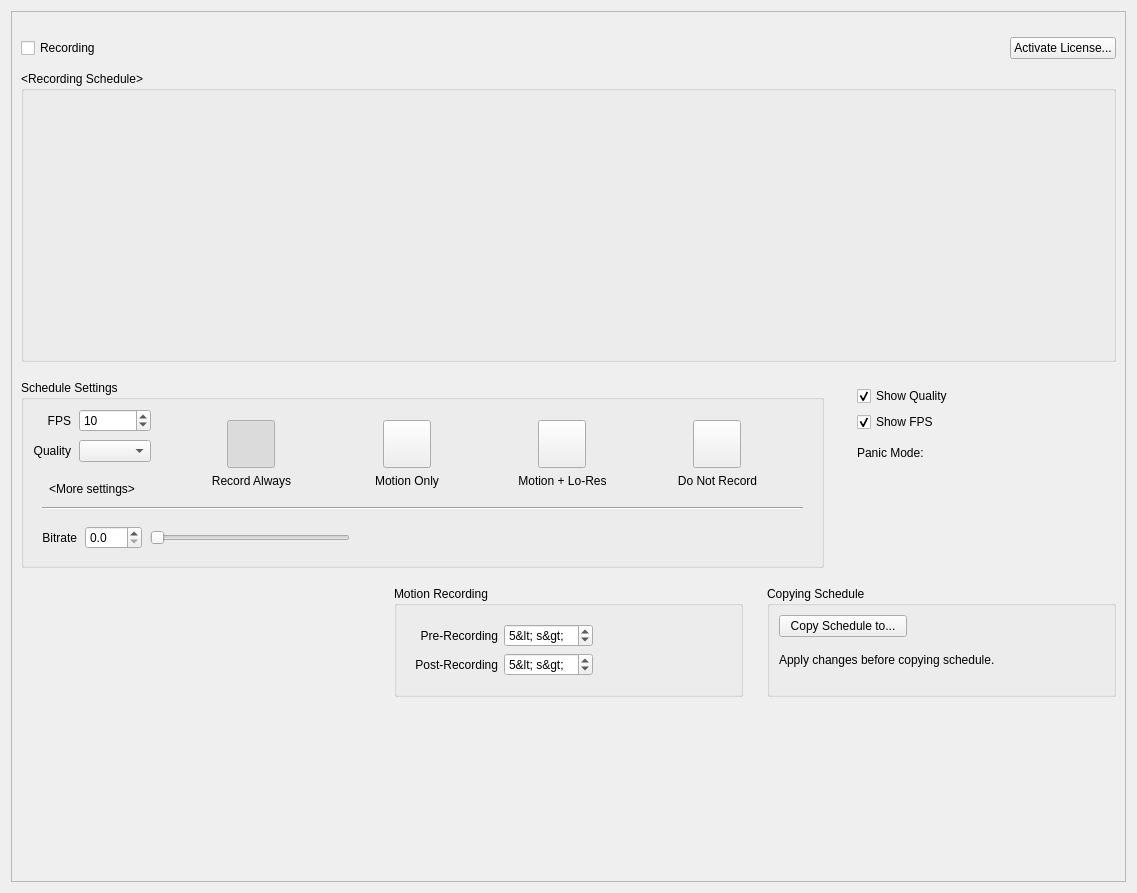
<?xml version="1.0" encoding="UTF-8"?>
<ui version="4.0">
 <class>LegacyCameraScheduleWidget</class>
 <widget class="QWidget" name="LegacyCameraScheduleWidget">
  <property name="geometry">
   <rect>
    <x>0</x>
    <y>0</y>
    <width>1137</width>
    <height>893</height>
   </rect>
  </property>
  <layout class="QVBoxLayout" name="verticalLayout_6">
   <item>
    <widget class="QScrollArea" name="scrollArea">
     <property name="horizontalScrollBarPolicy">
      <enum>Qt::ScrollBarAlwaysOff</enum>
     </property>
     <property name="widgetResizable">
      <bool>true</bool>
     </property>
     <property name="alignment">
      <set>Qt::AlignLeading|Qt::AlignLeft|Qt::AlignTop</set>
     </property>
     <widget class="QWidget" name="scrollAreaWidgetContents">
      <property name="geometry">
       <rect>
        <x>0</x>
        <y>0</y>
        <width>1109</width>
        <height>865</height>
       </rect>
      </property>
      <layout class="QVBoxLayout" name="verticalLayout_7" stretch="0,0,0,0,0,0,1">
       <item>
        <spacer name="verticalSpacer_8">
         <property name="orientation">
          <enum>Qt::Vertical</enum>
         </property>
         <property name="sizeType">
          <enum>QSizePolicy::Fixed</enum>
         </property>
         <property name="sizeHint" stdset="0">
          <size>
           <width>20</width>
           <height>16</height>
          </size>
         </property>
        </spacer>
       </item>
       <item>
        <layout class="QHBoxLayout" name="topButtonsLayout">
         <item>
          <widget class="QCheckBox" name="enableRecordingCheckBox">
           <property name="text">
            <string>Recording</string>
           </property>
           <property name="tristate">
            <bool>true</bool>
           </property>
          </widget>
         </item>
         <item>
          <spacer name="horizontalSpacer">
           <property name="orientation">
            <enum>Qt::Horizontal</enum>
           </property>
           <property name="sizeHint" stdset="0">
            <size>
             <width>40</width>
             <height>20</height>
            </size>
           </property>
          </spacer>
         </item>
         <item>
          <widget class="QPushButton" name="licensesButton">
           <property name="text">
            <string>Activate License...</string>
           </property>
          </widget>
         </item>
        </layout>
       </item>
       <item>
        <widget class="QnLicensesUsageWidget" name="licensesUsageWidget" native="true"/>
       </item>
       <item>
        <layout class="QVBoxLayout" name="recordingScheduleLayout">
         <property name="topMargin">
          <number>0</number>
         </property>
         <item>
          <widget class="QGroupBox" name="scheduleGridGroupBox">
           <property name="title">
            <string notr="true">&lt;Recording Schedule&gt;</string>
           </property>
           <property name="flat">
            <bool>true</bool>
           </property>
           <layout class="QVBoxLayout" name="scheduleGridLayout">
            <item>
             <widget class="QnScheduleGridWidget" name="gridWidget" native="true">
              <property name="enabled">
               <bool>true</bool>
              </property>
              <property name="sizePolicy">
               <sizepolicy hsizetype="MinimumExpanding" vsizetype="MinimumExpanding">
                <horstretch>0</horstretch>
                <verstretch>0</verstretch>
               </sizepolicy>
              </property>
              <property name="minimumSize">
               <size>
                <width>0</width>
                <height>250</height>
               </size>
              </property>
             </widget>
            </item>
           </layout>
          </widget>
         </item>
        </layout>
       </item>
       <item>
        <layout class="QHBoxLayout" name="scheduleSettingsLayout" stretch="3,1">
         <property name="spacing">
          <number>24</number>
         </property>
         <property name="topMargin">
          <number>12</number>
         </property>
         <item>
          <widget class="QGroupBox" name="settingsGroupBox">
           <property name="title">
            <string>Schedule Settings</string>
           </property>
           <layout class="QGridLayout" name="gridLayout_4">
            <property name="bottomMargin">
             <number>0</number>
            </property>
            <property name="verticalSpacing">
             <number>0</number>
            </property>
            <item row="0" column="0">
             <layout class="QFormLayout" name="formLayout">
              <property name="fieldGrowthPolicy">
               <enum>QFormLayout::AllNonFixedFieldsGrow</enum>
              </property>
              <property name="labelAlignment">
               <set>Qt::AlignRight|Qt::AlignTrailing|Qt::AlignVCenter</set>
              </property>
              <property name="horizontalSpacing">
               <number>8</number>
              </property>
              <property name="verticalSpacing">
               <number>8</number>
              </property>
              <property name="bottomMargin">
               <number>8</number>
              </property>
              <item row="0" column="0">
               <widget class="QLabel" name="fpsLabel">
                <property name="text">
                 <string>FPS</string>
                </property>
                <property name="alignment">
                 <set>Qt::AlignRight|Qt::AlignTrailing|Qt::AlignVCenter</set>
                </property>
                <property name="buddy">
                 <cstring>fpsSpinBox</cstring>
                </property>
               </widget>
              </item>
              <item row="0" column="1">
               <widget class="QSpinBox" name="fpsSpinBox">
                <property name="minimum">
                 <number>1</number>
                </property>
                <property name="maximum">
                 <number>30</number>
                </property>
                <property name="value">
                 <number>10</number>
                </property>
               </widget>
              </item>
              <item row="1" column="0">
               <widget class="QLabel" name="qualityLabel">
                <property name="text">
                 <string>Quality</string>
                </property>
                <property name="alignment">
                 <set>Qt::AlignRight|Qt::AlignTrailing|Qt::AlignVCenter</set>
                </property>
                <property name="buddy">
                 <cstring>qualityComboBox</cstring>
                </property>
               </widget>
              </item>
              <item row="1" column="1">
               <widget class="QComboBox" name="qualityComboBox">
                <property name="currentIndex">
                 <number>-1</number>
                </property>
               </widget>
              </item>
              <item row="3" column="0" colspan="2">
               <widget class="QPushButton" name="advancedSettingsButton">
                <property name="maximumSize">
                 <size>
                  <width>16777215</width>
                  <height>20</height>
                 </size>
                </property>
                <property name="text">
                 <string notr="true">&lt;More settings&gt;</string>
                </property>
                <property name="flat">
                 <bool>true</bool>
                </property>
               </widget>
              </item>
              <item row="2" column="0" colspan="2">
               <spacer name="verticalSpacer_2">
                <property name="orientation">
                 <enum>Qt::Vertical</enum>
                </property>
                <property name="sizeHint" stdset="0">
                 <size>
                  <width>10</width>
                  <height>1</height>
                 </size>
                </property>
               </spacer>
              </item>
             </layout>
            </item>
            <item row="0" column="1">
             <widget class="QWidget" name="scheduleSettingsButtons" native="true">
              <property name="sizePolicy">
               <sizepolicy hsizetype="MinimumExpanding" vsizetype="Maximum">
                <horstretch>0</horstretch>
                <verstretch>0</verstretch>
               </sizepolicy>
              </property>
              <layout class="QVBoxLayout" name="verticalLayout">
               <property name="topMargin">
                <number>2</number>
               </property>
               <property name="bottomMargin">
                <number>8</number>
               </property>
               <item>
                <layout class="QGridLayout" name="gridLayout" rowstretch="1,0" columnstretch="1,1,1,1">
                 <property name="leftMargin">
                  <number>16</number>
                 </property>
                 <property name="rightMargin">
                  <number>16</number>
                 </property>
                 <property name="horizontalSpacing">
                  <number>16</number>
                 </property>
                 <item row="0" column="0">
                  <layout class="QHBoxLayout" name="horizontalLayout_5">
                   <item>
                    <widget class="QnSelectableButton" name="recordAlwaysButton">
                     <property name="minimumSize">
                      <size>
                       <width>48</width>
                       <height>48</height>
                      </size>
                     </property>
                     <property name="maximumSize">
                      <size>
                       <width>48</width>
                       <height>48</height>
                      </size>
                     </property>
                     <property name="text">
                      <string/>
                     </property>
                     <property name="iconSize">
                      <size>
                       <width>48</width>
                       <height>48</height>
                      </size>
                     </property>
                     <property name="checkable">
                      <bool>true</bool>
                     </property>
                     <property name="checked">
                      <bool>true</bool>
                     </property>
                     <property name="autoExclusive">
                      <bool>true</bool>
                     </property>
                     <property name="popupMode">
                      <enum>QToolButton::DelayedPopup</enum>
                     </property>
                     <property name="autoRaise">
                      <bool>false</bool>
                     </property>
                    </widget>
                   </item>
                  </layout>
                 </item>
                 <item row="0" column="1">
                  <layout class="QHBoxLayout" name="horizontalLayout_6">
                   <item>
                    <widget class="QnSelectableButton" name="recordMotionButton">
                     <property name="minimumSize">
                      <size>
                       <width>48</width>
                       <height>48</height>
                      </size>
                     </property>
                     <property name="maximumSize">
                      <size>
                       <width>48</width>
                       <height>48</height>
                      </size>
                     </property>
                     <property name="text">
                      <string/>
                     </property>
                     <property name="iconSize">
                      <size>
                       <width>48</width>
                       <height>48</height>
                      </size>
                     </property>
                     <property name="checkable">
                      <bool>true</bool>
                     </property>
                     <property name="autoExclusive">
                      <bool>true</bool>
                     </property>
                     <property name="autoRaise">
                      <bool>false</bool>
                     </property>
                    </widget>
                   </item>
                  </layout>
                 </item>
                 <item row="0" column="2">
                  <layout class="QHBoxLayout" name="horizontalLayout_7">
                   <item>
                    <widget class="QnSelectableButton" name="recordMotionPlusLQButton">
                     <property name="minimumSize">
                      <size>
                       <width>48</width>
                       <height>48</height>
                      </size>
                     </property>
                     <property name="maximumSize">
                      <size>
                       <width>48</width>
                       <height>48</height>
                      </size>
                     </property>
                     <property name="text">
                      <string/>
                     </property>
                     <property name="iconSize">
                      <size>
                       <width>48</width>
                       <height>48</height>
                      </size>
                     </property>
                     <property name="checkable">
                      <bool>true</bool>
                     </property>
                     <property name="autoExclusive">
                      <bool>true</bool>
                     </property>
                     <property name="autoRaise">
                      <bool>false</bool>
                     </property>
                    </widget>
                   </item>
                  </layout>
                 </item>
                 <item row="0" column="3">
                  <layout class="QHBoxLayout" name="horizontalLayout_8">
                   <item>
                    <widget class="QnSelectableButton" name="noRecordButton">
                     <property name="minimumSize">
                      <size>
                       <width>48</width>
                       <height>48</height>
                      </size>
                     </property>
                     <property name="maximumSize">
                      <size>
                       <width>48</width>
                       <height>48</height>
                      </size>
                     </property>
                     <property name="text">
                      <string/>
                     </property>
                     <property name="iconSize">
                      <size>
                       <width>48</width>
                       <height>48</height>
                      </size>
                     </property>
                     <property name="checkable">
                      <bool>true</bool>
                     </property>
                     <property name="autoExclusive">
                      <bool>true</bool>
                     </property>
                     <property name="autoRaise">
                      <bool>false</bool>
                     </property>
                    </widget>
                   </item>
                  </layout>
                 </item>
                 <item row="1" column="0">
                  <widget class="QLabel" name="labelAlways">
                   <property name="sizePolicy">
                    <sizepolicy hsizetype="MinimumExpanding" vsizetype="Preferred">
                     <horstretch>0</horstretch>
                     <verstretch>0</verstretch>
                    </sizepolicy>
                   </property>
                   <property name="minimumSize">
                    <size>
                     <width>0</width>
                     <height>0</height>
                    </size>
                   </property>
                   <property name="text">
                    <string>Record Always</string>
                   </property>
                   <property name="textFormat">
                    <enum>Qt::AutoText</enum>
                   </property>
                   <property name="alignment">
                    <set>Qt::AlignCenter</set>
                   </property>
                   <property name="wordWrap">
                    <bool>true</bool>
                   </property>
                   <property name="buddy">
                    <cstring>recordAlwaysButton</cstring>
                   </property>
                  </widget>
                 </item>
                 <item row="1" column="1">
                  <widget class="QLabel" name="labelMotionOnly">
                   <property name="sizePolicy">
                    <sizepolicy hsizetype="MinimumExpanding" vsizetype="Preferred">
                     <horstretch>0</horstretch>
                     <verstretch>0</verstretch>
                    </sizepolicy>
                   </property>
                   <property name="text">
                    <string>Motion Only</string>
                   </property>
                   <property name="alignment">
                    <set>Qt::AlignCenter</set>
                   </property>
                   <property name="wordWrap">
                    <bool>true</bool>
                   </property>
                   <property name="buddy">
                    <cstring>recordMotionButton</cstring>
                   </property>
                  </widget>
                 </item>
                 <item row="1" column="2">
                  <widget class="QLabel" name="labelMotionPlusLQ">
                   <property name="sizePolicy">
                    <sizepolicy hsizetype="MinimumExpanding" vsizetype="Preferred">
                     <horstretch>0</horstretch>
                     <verstretch>0</verstretch>
                    </sizepolicy>
                   </property>
                   <property name="text">
                    <string>Motion + Lo-Res</string>
                   </property>
                   <property name="alignment">
                    <set>Qt::AlignCenter</set>
                   </property>
                   <property name="wordWrap">
                    <bool>true</bool>
                   </property>
                   <property name="buddy">
                    <cstring>recordMotionPlusLQButton</cstring>
                   </property>
                  </widget>
                 </item>
                 <item row="1" column="3">
                  <widget class="QLabel" name="labelNoRecord">
                   <property name="sizePolicy">
                    <sizepolicy hsizetype="MinimumExpanding" vsizetype="Preferred">
                     <horstretch>0</horstretch>
                     <verstretch>0</verstretch>
                    </sizepolicy>
                   </property>
                   <property name="text">
                    <string>Do Not Record</string>
                   </property>
                   <property name="alignment">
                    <set>Qt::AlignCenter</set>
                   </property>
                   <property name="wordWrap">
                    <bool>true</bool>
                   </property>
                   <property name="buddy">
                    <cstring>noRecordButton</cstring>
                   </property>
                  </widget>
                 </item>
                </layout>
               </item>
               <item>
                <spacer name="verticalSpacer">
                 <property name="orientation">
                  <enum>Qt::Vertical</enum>
                 </property>
                 <property name="sizeHint" stdset="0">
                  <size>
                   <width>1</width>
                   <height>1</height>
                  </size>
                 </property>
                </spacer>
               </item>
              </layout>
             </widget>
            </item>
            <item row="1" column="0" colspan="2">
             <widget class="QWidget" name="advancedSettingsWidget" native="true">
              <layout class="QVBoxLayout" name="verticalLayout_4">
               <property name="spacing">
                <number>16</number>
               </property>
               <property name="topMargin">
                <number>0</number>
               </property>
               <property name="bottomMargin">
                <number>16</number>
               </property>
               <item>
                <widget class="Line" name="line">
                 <property name="orientation">
                  <enum>Qt::Horizontal</enum>
                 </property>
                </widget>
               </item>
               <item>
                <layout class="QHBoxLayout" name="horizontalLayout">
                 <property name="spacing">
                  <number>8</number>
                 </property>
                 <item>
                  <widget class="QLabel" name="bitrateLabel">
                   <property name="text">
                    <string>Bitrate</string>
                   </property>
                   <property name="alignment">
                    <set>Qt::AlignRight|Qt::AlignTrailing|Qt::AlignVCenter</set>
                   </property>
                   <property name="buddy">
                    <cstring>bitrateSpinBox</cstring>
                   </property>
                  </widget>
                 </item>
                 <item>
                  <widget class="QDoubleSpinBox" name="bitrateSpinBox">
                   <property name="decimals">
                    <number>1</number>
                   </property>
                   <property name="singleStep">
                    <double>0.100000000000000</double>
                   </property>
                  </widget>
                 </item>
                 <item>
                  <widget class="QSlider" name="bitrateSlider">
                   <property name="maximumSize">
                    <size>
                     <width>200</width>
                     <height>16777215</height>
                    </size>
                   </property>
                   <property name="maximum">
                    <number>1000</number>
                   </property>
                   <property name="singleStep">
                    <number>10</number>
                   </property>
                   <property name="pageStep">
                    <number>100</number>
                   </property>
                   <property name="orientation">
                    <enum>Qt::Horizontal</enum>
                   </property>
                  </widget>
                 </item>
                 <item>
                  <spacer name="horizontalSpacer_2">
                   <property name="orientation">
                    <enum>Qt::Horizontal</enum>
                   </property>
                   <property name="sizeHint" stdset="0">
                    <size>
                     <width>40</width>
                     <height>20</height>
                    </size>
                   </property>
                  </spacer>
                 </item>
                </layout>
               </item>
              </layout>
             </widget>
            </item>
           </layout>
          </widget>
         </item>
         <item>
          <widget class="QWidget" name="widget" native="true">
           <property name="minimumSize">
            <size>
             <width>100</width>
             <height>100</height>
            </size>
           </property>
           <layout class="QFormLayout" name="formLayout_2">
            <property name="topMargin">
             <number>6</number>
            </property>
            <item row="0" column="0">
             <widget class="QCheckBox" name="displayQualityCheckBox">
              <property name="text">
               <string>Show Quality</string>
              </property>
              <property name="checked">
               <bool>true</bool>
              </property>
             </widget>
            </item>
            <item row="1" column="0">
             <widget class="QCheckBox" name="displayFpsCheckBox">
              <property name="text">
               <string>Show FPS</string>
              </property>
              <property name="checked">
               <bool>true</bool>
              </property>
             </widget>
            </item>
            <item row="2" column="0" colspan="2">
             <layout class="QHBoxLayout" name="horizontalLayout_13" stretch="0,1">
              <property name="spacing">
               <number>2</number>
              </property>
              <property name="topMargin">
               <number>8</number>
              </property>
              <item>
               <widget class="QLabel" name="panicModeTitleLabel">
                <property name="text">
                 <string>Panic Mode:</string>
                </property>
               </widget>
              </item>
              <item>
               <widget class="QLabel" name="panicModeLabel"/>
              </item>
             </layout>
            </item>
            <item row="3" column="0" colspan="2">
             <spacer name="verticalSpacer_3">
              <property name="orientation">
               <enum>Qt::Vertical</enum>
              </property>
              <property name="sizeHint" stdset="0">
               <size>
                <width>40</width>
                <height>20</height>
               </size>
              </property>
             </spacer>
            </item>
           </layout>
          </widget>
         </item>
        </layout>
       </item>
       <item>
        <layout class="QHBoxLayout" name="bottomParametersLayout" stretch="1,1,1">
         <property name="spacing">
          <number>24</number>
         </property>
         <property name="topMargin">
          <number>12</number>
         </property>
         <property name="bottomMargin">
          <number>0</number>
         </property>
         <item>
          <widget class="QnArchiveLengthWidget" name="archiveLengthWidget" native="true">
           <property name="minimumSize">
            <size>
             <width>50</width>
             <height>0</height>
            </size>
           </property>
          </widget>
         </item>
         <item>
          <widget class="QGroupBox" name="motionGroupBox">
           <property name="title">
            <string>Motion Recording</string>
           </property>
           <property name="flat">
            <bool>true</bool>
           </property>
           <layout class="QVBoxLayout" name="verticalLayout_3">
            <item>
             <widget class="QWidget" name="widget_3" native="true">
              <property name="sizePolicy">
               <sizepolicy hsizetype="Maximum" vsizetype="Maximum">
                <horstretch>0</horstretch>
                <verstretch>0</verstretch>
               </sizepolicy>
              </property>
              <layout class="QGridLayout" name="gridLayout_2">
               <item row="0" column="0">
                <widget class="QLabel" name="label_9">
                 <property name="text">
                  <string>Pre-Recording</string>
                 </property>
                 <property name="alignment">
                  <set>Qt::AlignRight|Qt::AlignTrailing|Qt::AlignVCenter</set>
                 </property>
                 <property name="buddy">
                  <cstring>recordBeforeSpinBox</cstring>
                 </property>
                </widget>
               </item>
               <item row="0" column="1">
                <widget class="QSpinBox" name="recordBeforeSpinBox">
                 <property name="suffix">
                  <string notr="true" extracomment="Short for &quot;seconds&quot;">&lt; s&gt;</string>
                 </property>
                 <property name="minimum">
                  <number>3</number>
                 </property>
                 <property name="maximum">
                  <number>20</number>
                 </property>
                 <property name="value">
                  <number>5</number>
                 </property>
                </widget>
               </item>
               <item row="1" column="0">
                <widget class="QLabel" name="label_10">
                 <property name="text">
                  <string>Post-Recording</string>
                 </property>
                 <property name="alignment">
                  <set>Qt::AlignRight|Qt::AlignTrailing|Qt::AlignVCenter</set>
                 </property>
                 <property name="buddy">
                  <cstring>recordAfterSpinBox</cstring>
                 </property>
                </widget>
               </item>
               <item row="1" column="1">
                <widget class="QSpinBox" name="recordAfterSpinBox">
                 <property name="suffix">
                  <string notr="true" extracomment="Short for &quot;seconds&quot;">&lt; s&gt;</string>
                 </property>
                 <property name="minimum">
                  <number>3</number>
                 </property>
                 <property name="maximum">
                  <number>20</number>
                 </property>
                 <property name="value">
                  <number>5</number>
                 </property>
                </widget>
               </item>
              </layout>
             </widget>
            </item>
            <item>
             <spacer name="verticalSpacer_5">
              <property name="orientation">
               <enum>Qt::Vertical</enum>
              </property>
              <property name="sizeHint" stdset="0">
               <size>
                <width>0</width>
                <height>0</height>
               </size>
              </property>
             </spacer>
            </item>
           </layout>
          </widget>
         </item>
         <item>
          <widget class="QGroupBox" name="copyScheduleGroupBox">
           <property name="title">
            <string>Copying Schedule</string>
           </property>
           <property name="flat">
            <bool>true</bool>
           </property>
           <layout class="QVBoxLayout" name="verticalLayout_5" stretch="0,0,1">
            <property name="spacing">
             <number>16</number>
            </property>
            <item>
             <widget class="QPushButton" name="exportScheduleButton">
              <property name="sizePolicy">
               <sizepolicy hsizetype="Fixed" vsizetype="Fixed">
                <horstretch>0</horstretch>
                <verstretch>0</verstretch>
               </sizepolicy>
              </property>
              <property name="minimumSize">
               <size>
                <width>128</width>
                <height>0</height>
               </size>
              </property>
              <property name="text">
               <string>Copy Schedule to...</string>
              </property>
             </widget>
            </item>
            <item>
             <widget class="QLabel" name="exportWarningLabel">
              <property name="text">
               <string>Apply changes before copying schedule.</string>
              </property>
              <property name="wordWrap">
               <bool>true</bool>
              </property>
             </widget>
            </item>
            <item>
             <spacer name="verticalSpacer_4">
              <property name="orientation">
               <enum>Qt::Vertical</enum>
              </property>
              <property name="sizeHint" stdset="0">
               <size>
                <width>0</width>
                <height>0</height>
               </size>
              </property>
             </spacer>
            </item>
           </layout>
          </widget>
         </item>
        </layout>
       </item>
       <item>
        <spacer name="verticalSpacer_7">
         <property name="orientation">
          <enum>Qt::Vertical</enum>
         </property>
         <property name="sizeType">
          <enum>QSizePolicy::MinimumExpanding</enum>
         </property>
         <property name="sizeHint" stdset="0">
          <size>
           <width>20</width>
           <height>16</height>
          </size>
         </property>
        </spacer>
       </item>
      </layout>
     </widget>
    </widget>
   </item>
  </layout>
 </widget>
 <customwidgets>
  <customwidget>
   <class>QnScheduleGridWidget</class>
   <extends>QWidget</extends>
   <header location="global">ui/widgets/properties/schedule_grid_widget.h</header>
   <container>1</container>
  </customwidget>
  <customwidget>
   <class>QnSelectableButton</class>
   <extends>QToolButton</extends>
   <header location="global">ui/widgets/common/selectable_button.h</header>
  </customwidget>
  <customwidget>
   <class>QnLicensesUsageWidget</class>
   <extends>QWidget</extends>
   <header location="global">ui/widgets/licensing/licenses_usage_widget.h</header>
   <container>1</container>
  </customwidget>
  <customwidget>
   <class>QnArchiveLengthWidget</class>
   <extends>QWidget</extends>
   <header location="global">ui/widgets/properties/legacy_archive_length_widget.h</header>
   <container>1</container>
  </customwidget>
 </customwidgets>
 <tabstops>
  <tabstop>enableRecordingCheckBox</tabstop>
  <tabstop>licensesButton</tabstop>
  <tabstop>fpsSpinBox</tabstop>
  <tabstop>qualityComboBox</tabstop>
  <tabstop>recordAlwaysButton</tabstop>
  <tabstop>recordMotionButton</tabstop>
  <tabstop>recordMotionPlusLQButton</tabstop>
  <tabstop>noRecordButton</tabstop>
  <tabstop>displayQualityCheckBox</tabstop>
  <tabstop>displayFpsCheckBox</tabstop>
  <tabstop>recordBeforeSpinBox</tabstop>
  <tabstop>recordAfterSpinBox</tabstop>
 </tabstops>
 <resources/>
 <connections/>
 <slots>
  <slot>doNotChangeStateChanged(int)</slot>
 </slots>
</ui>
